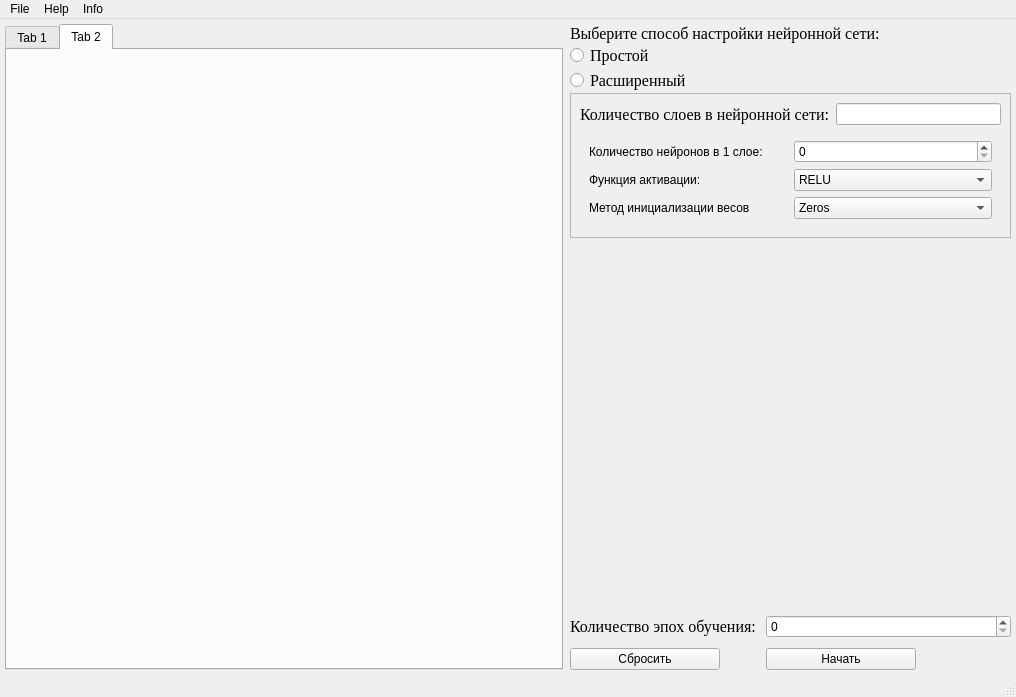
<?xml version="1.0" encoding="UTF-8"?>
<ui version="4.0">
 <class>MainWindow</class>
 <widget class="QMainWindow" name="MainWindow">
  <property name="geometry">
   <rect>
    <x>0</x>
    <y>0</y>
    <width>1016</width>
    <height>697</height>
   </rect>
  </property>
  <property name="minimumSize">
   <size>
    <width>900</width>
    <height>650</height>
   </size>
  </property>
  <property name="maximumSize">
   <size>
    <width>1920</width>
    <height>1080</height>
   </size>
  </property>
  <property name="windowTitle">
   <string>MainWindow</string>
  </property>
  <widget class="QWidget" name="centralwidget">
   <property name="sizePolicy">
    <sizepolicy hsizetype="Expanding" vsizetype="Preferred">
     <horstretch>0</horstretch>
     <verstretch>0</verstretch>
    </sizepolicy>
   </property>
   <property name="minimumSize">
    <size>
     <width>800</width>
     <height>600</height>
    </size>
   </property>
   <property name="maximumSize">
    <size>
     <width>1920</width>
     <height>1080</height>
    </size>
   </property>
   <property name="autoFillBackground">
    <bool>true</bool>
   </property>
   <layout class="QHBoxLayout" name="horizontalLayout_2" stretch="4,1">
    <property name="spacing">
     <number>7</number>
    </property>
    <property name="leftMargin">
     <number>5</number>
    </property>
    <property name="topMargin">
     <number>5</number>
    </property>
    <property name="rightMargin">
     <number>5</number>
    </property>
    <property name="bottomMargin">
     <number>5</number>
    </property>
    <item>
     <widget class="QTabWidget" name="tabWidget">
      <property name="sizePolicy">
       <sizepolicy hsizetype="MinimumExpanding" vsizetype="MinimumExpanding">
        <horstretch>0</horstretch>
        <verstretch>0</verstretch>
       </sizepolicy>
      </property>
      <property name="currentIndex">
       <number>1</number>
      </property>
      <widget class="QWidget" name="tab">
       <attribute name="title">
        <string>Tab 1</string>
       </attribute>
      </widget>
      <widget class="QWidget" name="tab_2">
       <attribute name="title">
        <string>Tab 2</string>
       </attribute>
      </widget>
     </widget>
    </item>
    <item>
     <layout class="QVBoxLayout" name="verticalLayout">
      <property name="spacing">
       <number>0</number>
      </property>
      <item>
       <widget class="QLabel" name="label">
        <property name="minimumSize">
         <size>
          <width>160</width>
          <height>0</height>
         </size>
        </property>
        <property name="font">
         <font>
          <family>Times New Roman</family>
          <pointsize>12</pointsize>
         </font>
        </property>
        <property name="text">
         <string>Выберите способ настройки нейронной сети: </string>
        </property>
       </widget>
      </item>
      <item>
       <widget class="QRadioButton" name="radioButton_2">
        <property name="font">
         <font>
          <family>Times New Roman</family>
          <pointsize>12</pointsize>
         </font>
        </property>
        <property name="text">
         <string>Простой</string>
        </property>
       </widget>
      </item>
      <item>
       <widget class="QRadioButton" name="radioButton">
        <property name="font">
         <font>
          <family>Times New Roman</family>
          <pointsize>12</pointsize>
         </font>
        </property>
        <property name="text">
         <string>Расширенный</string>
        </property>
       </widget>
      </item>
      <item>
       <widget class="QFrame" name="frame">
        <property name="enabled">
         <bool>true</bool>
        </property>
        <property name="frameShape">
         <enum>QFrame::StyledPanel</enum>
        </property>
        <property name="frameShadow">
         <enum>QFrame::Raised</enum>
        </property>
        <layout class="QVBoxLayout" name="verticalLayout_2">
         <item>
          <layout class="QVBoxLayout" name="AdvancedLayout">
           <item>
            <layout class="QGridLayout" name="LayerCounter">
             <item row="1" column="0">
              <widget class="QLabel" name="LayerCountLabel">
               <property name="font">
                <font>
                 <family>Times New Roman</family>
                 <pointsize>12</pointsize>
                </font>
               </property>
               <property name="text">
                <string>Количество слоев в нейронной сети:</string>
               </property>
              </widget>
             </item>
             <item row="1" column="1">
              <widget class="QLineEdit" name="LayerCountLineEdit"/>
             </item>
            </layout>
           </item>
           <item>
            <widget class="QWidget" name="AdvancedModeWidget" native="true">
             <layout class="QGridLayout" name="gridLayout">
              <item row="2" column="3">
               <widget class="QComboBox" name="comboBox">
                <item>
                 <property name="text">
                  <string>RELU</string>
                 </property>
                </item>
                <item>
                 <property name="text">
                  <string>Sigmoid</string>
                 </property>
                </item>
                <item>
                 <property name="text">
                  <string>ELU</string>
                 </property>
                </item>
                <item>
                 <property name="text">
                  <string>Tangh</string>
                 </property>
                </item>
                <item>
                 <property name="text">
                  <string>Softmax</string>
                 </property>
                </item>
               </widget>
              </item>
              <item row="1" column="3">
               <widget class="QSpinBox" name="spinBox"/>
              </item>
              <item row="1" column="1">
               <widget class="QLabel" name="label_2">
                <property name="text">
                 <string>Количество нейронов в 1 слое:</string>
                </property>
               </widget>
              </item>
              <item row="2" column="1">
               <widget class="QLabel" name="label_3">
                <property name="text">
                 <string>Функция активации: </string>
                </property>
               </widget>
              </item>
              <item row="3" column="1">
               <widget class="QLabel" name="label_5">
                <property name="text">
                 <string>Метод инициализации весов</string>
                </property>
               </widget>
              </item>
              <item row="3" column="3">
               <widget class="QComboBox" name="comboBox_2">
                <item>
                 <property name="text">
                  <string>Zeros</string>
                 </property>
                </item>
                <item>
                 <property name="text">
                  <string>Ones</string>
                 </property>
                </item>
                <item>
                 <property name="text">
                  <string>RandomNormal</string>
                 </property>
                </item>
                <item>
                 <property name="text">
                  <string>RandomUniform</string>
                 </property>
                </item>
                <item>
                 <property name="text">
                  <string>TruncatedNormal</string>
                 </property>
                </item>
                <item>
                 <property name="text">
                  <string>Lecun_uniform</string>
                 </property>
                </item>
                <item>
                 <property name="text">
                  <string>He_normal</string>
                 </property>
                </item>
                <item>
                 <property name="text">
                  <string>Lecun_normal</string>
                 </property>
                </item>
                <item>
                 <property name="text">
                  <string>He_uniform</string>
                 </property>
                </item>
                <item>
                 <property name="text">
                  <string>SVD</string>
                 </property>
                </item>
               </widget>
              </item>
             </layout>
            </widget>
           </item>
          </layout>
         </item>
        </layout>
       </widget>
      </item>
      <item>
       <spacer name="verticalSpacer">
        <property name="orientation">
         <enum>Qt::Vertical</enum>
        </property>
        <property name="sizeHint" stdset="0">
         <size>
          <width>20</width>
          <height>40</height>
         </size>
        </property>
       </spacer>
      </item>
      <item>
       <layout class="QGridLayout" name="gridLayout_2">
        <property name="sizeConstraint">
         <enum>QLayout::SetDefaultConstraint</enum>
        </property>
        <property name="spacing">
         <number>10</number>
        </property>
        <item row="0" column="0">
         <widget class="QLabel" name="label_4">
          <property name="font">
           <font>
            <family>Times New Roman</family>
            <pointsize>12</pointsize>
           </font>
          </property>
          <property name="text">
           <string>Количество эпох обучения:</string>
          </property>
         </widget>
        </item>
        <item row="0" column="1">
         <widget class="QSpinBox" name="spinBox_2">
          <property name="minimumSize">
           <size>
            <width>245</width>
            <height>0</height>
           </size>
          </property>
          <property name="maximumSize">
           <size>
            <width>100</width>
            <height>16777215</height>
           </size>
          </property>
         </widget>
        </item>
        <item row="1" column="0">
         <widget class="QPushButton" name="pushButton">
          <property name="maximumSize">
           <size>
            <width>150</width>
            <height>16777215</height>
           </size>
          </property>
          <property name="text">
           <string>Сбросить</string>
          </property>
         </widget>
        </item>
        <item row="1" column="1">
         <widget class="QPushButton" name="pushButton_2">
          <property name="maximumSize">
           <size>
            <width>150</width>
            <height>16777215</height>
           </size>
          </property>
          <property name="text">
           <string>Начать</string>
          </property>
         </widget>
        </item>
       </layout>
      </item>
     </layout>
    </item>
   </layout>
  </widget>
  <widget class="QMenuBar" name="menubar">
   <property name="geometry">
    <rect>
     <x>0</x>
     <y>0</y>
     <width>1016</width>
     <height>21</height>
    </rect>
   </property>
   <widget class="QMenu" name="menuFile">
    <property name="title">
     <string>File</string>
    </property>
    <addaction name="actionOpen"/>
    <addaction name="actionNew"/>
   </widget>
   <widget class="QMenu" name="menuHelp">
    <property name="title">
     <string>Help</string>
    </property>
   </widget>
   <widget class="QMenu" name="menuInfo">
    <property name="title">
     <string>Info</string>
    </property>
    <addaction name="separator"/>
   </widget>
   <addaction name="menuFile"/>
   <addaction name="menuHelp"/>
   <addaction name="menuInfo"/>
  </widget>
  <widget class="QStatusBar" name="statusbar"/>
  <action name="actionOpen">
   <property name="text">
    <string>Open</string>
   </property>
  </action>
  <action name="actionNew">
   <property name="text">
    <string>New</string>
   </property>
  </action>
  <action name="action_2">
   <property name="text">
    <string>Создал Хрущев Илья</string>
   </property>
  </action>
 </widget>
 <resources/>
 <connections>
  <connection>
   <sender>radioButton</sender>
   <signal>toggled(bool)</signal>
   <receiver>AdvancedModeWidget</receiver>
   <slot>setVisible(bool)</slot>
   <hints>
    <hint type="sourcelabel">
     <x>517</x>
     <y>81</y>
    </hint>
    <hint type="destinationlabel">
     <x>527</x>
     <y>178</y>
    </hint>
   </hints>
  </connection>
 </connections>
</ui>
